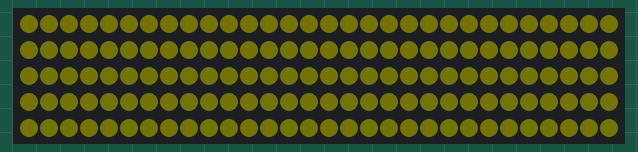
Simulated run of this program. Board: Raspberry Pi (BCM pin numbers). Shown: 150 RGB LEDs in strip order, left to right, continuing on the next row. Dim RGB values are drawn brighter than linear; the clock reads 2024-03-15 10:24:30 at power-on unless the program sets it; what the program prints to the terminal is not drawn.

Above: at 0.1 s.

The program:

wakeup.py
```python
#! /usr/bin/env python

import time
from rpi_ws281x import *

# LED strip configuration:
LED_COUNT      = 150     # Number of LED pixels. 36 on bottom, 38, on side, 150 total
LED_PIN        = 10      # GPIO pin connected to the pixels (10 uses SPI /dev/spidev0.0).
LED_FREQ_HZ    = 800000  # LED signal frequency in hertz (usually 800khz)
LED_DMA        = 10      # DMA channel to use for generating signal (try 10)
LED_BRIGHTNESS = 0       # Set to 0 for darkest and 255 for brightest
LED_INVERT     = False   # True to invert the signal (when using NPN transistor level shift)
LED_CHANNEL    = 0       # set to '1' for GPIOs 13, 19, 41, 45 or 53

def wakeup(strip):
    try:
        color = Color(255,167, 87)
        # slowly turn on lights over 15 min period
        startTime = time.time() # The time, in seconds that the script was initiatied
        brightness = 0
        for i in range(strip.numPixels()):
            strip.setPixelColor(i, color)

        # to spread 255 over 15 minutes, increase brightness by 17 every mintue
        print("Start Wakeup @ " + time.ctime())
        while brightness < 254:
            brightness += 1
            strip.setBrightness(brightness)
            strip.show()
            #print(brightness)
            time.sleep(4)

        # hold at max brightness for 30 min
        print("Max brightness @ " + time.ctime())
        strip.setBrightness(255)
        while time.time() - startTime < 2700:
            strip.show()
            time.sleep(60)

        print("Shutdown @ " + time.ctime())
        print("--------------------")
        # turn off lights and return
        for i in range(strip.numPixels()):
            strip.setPixelColorRGB(i, 0,0,0)
        strip.setBrightness(0)
        strip.show()

    except KeyboardInterrupt:
        for i in range(strip.numPixels()):
            strip.setPixelColorRGB(i,0,0,0)
        strip.show()


if __name__ == '__main__':
    strip = PixelStrip(LED_COUNT, LED_PIN, LED_FREQ_HZ, LED_DMA, LED_INVERT, LED_BRIGHTNESS, LED_CHANNEL)
    strip.begin()
    wakeup(strip)
```
